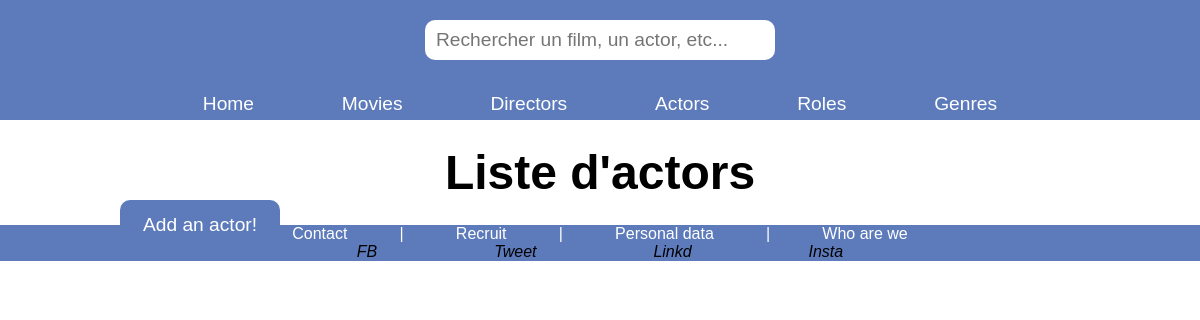
The page /index.php?action=listActors on the database as committed earlier.
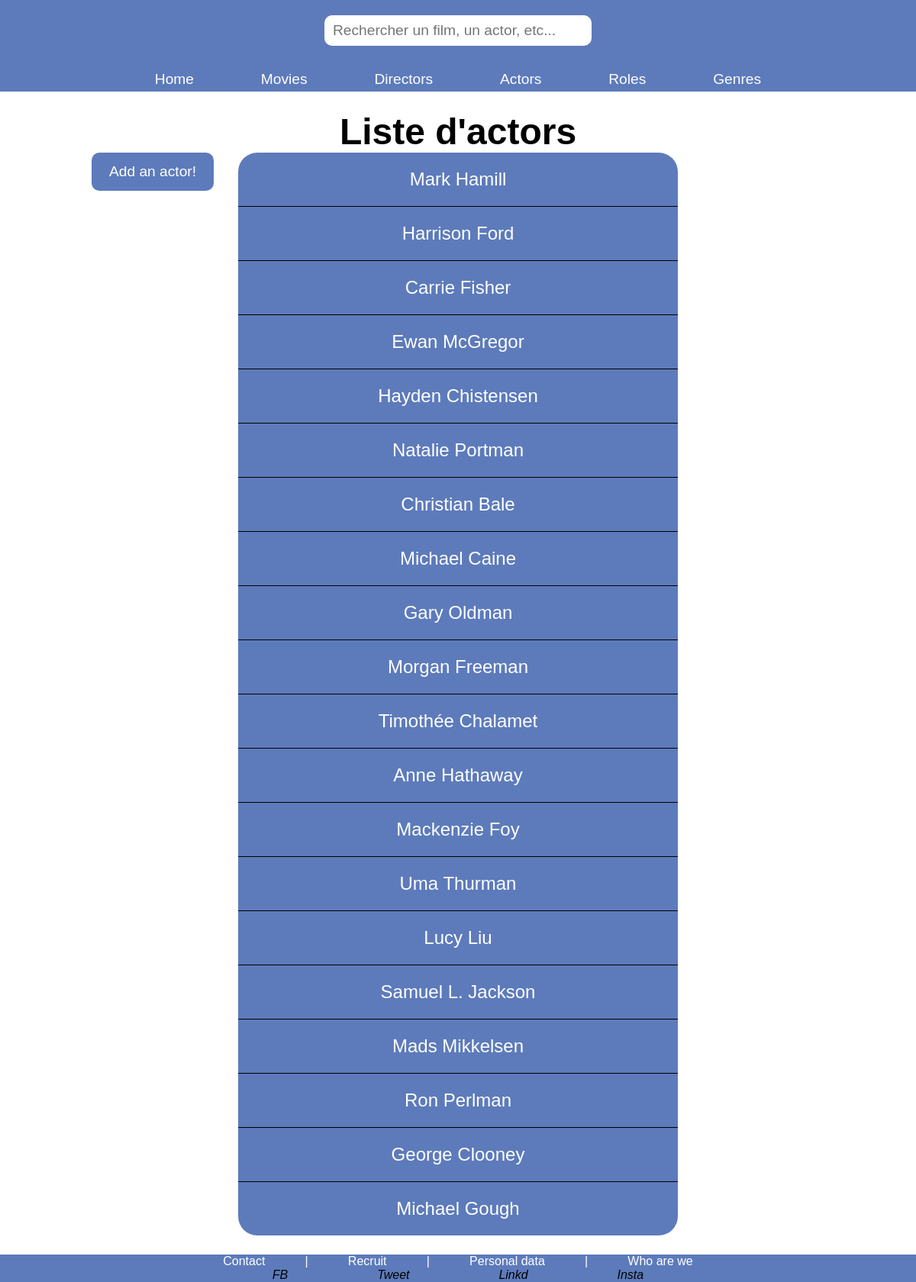
The same page on the database as committed later.
### tables this page shows
CREATE TABLE IF NOT EXISTS `actor` (
  `id_actor` int NOT NULL AUTO_INCREMENT,
  `nom` varchar(255) NOT NULL,
  `prenom` varchar(255) NOT NULL,
  `sexe` varchar(255) NOT NULL,
  `dateDeNaissance` date NOT NULL,
  `dateDeDeces` date DEFAULT NULL,
  `image` varchar(255) DEFAULT 'indisponible.jpg',
  PRIMARY KEY (`id_actor`) USING BTREE
);

### controller/ActorController.php (called while the page is built, shortened)
<?php
require_once "./bdd/DAO.php";
class ActorController {
    public function listActors() {
        $dao = new DAO();
        $sql =
        "SELECT
            a.id_actor,
            CONCAT(a.prenom ,' ', a.nom) AS full_name
        FROM
            actor a
        ";
        $actors = $dao->executerRequete($sql);
        require "./view/actor/listActors.php";
    }
}
?>

### bdd/DAO.php (called while the page is built, shortened)
<?php
class DAO{
    private $bdd;
    public function __construct(){
        $this->bdd = new \PDO('mysql:host=localhost;dbname=cinema;charset=utf8', 'root', '');
    }
    public function executerRequete($sql, $params = NULL){
        if ($params == NULL){
            $resultat = $this->bdd->query($sql);
        }else{
            $resultat = $this->bdd->prepare($sql);
            $resultat->execute($params);
        }
        return $resultat;
    }
}
?>

### view/actor/listActors.php (the view, shortened to what this page needs)
<h2 class="titrePage">Liste d'actors</h2>
<div class="interactAdd">
    <a  href="index.php?action=addActorForm">
        <p>Add an actor!</p>
    </a>
</div>
<div id='listActors'>
<?php
while ($actor = $actors->fetch()) {
?>
    <div class="listBloc">
        <a class="linkEntities" href='index.php?action=detailsActor&id=<?= $actor["id_actor"] ?>'>
            <p class="listEntities"><?= $actor["full_name"] ?></p>
        </a>
        <div class="deleteBloc">
            <a href="index.php?action=deleteActor&id=<?= $actor["id_actor"] ?>">
            </a>
        </div>
        <div class="updateBloc">
            <a href="index.php?action=updateActorForm&id=<?= $actor["id_actor"] ?>">
            </a>
        </div>
    </div>
<?php
}
?>
</div>
<?php
$content = ob_get_clean();
require "./view/layout.php";
?>

### index.php (shortened to what this page needs)
<?php
    require_once "./controller/ActorController.php";
    $actorController = new ActorController();
    $homeController = new HomeController();
    if(isset($_GET['action'])){
        switch($_GET['action']){
            case "listActors" : $actorController->listActors(); break;
        }
    } else {
        $homeController->homePage();
    }
?>

### view/layout.php (shortened to what this page needs)
<!DOCTYPE html>
<html lang="en">
<head>
    <link rel="stylesheet" href="./public/css/style.css">
    <link rel="stylesheet" href="https://cdnjs.cloudflare.com/ajax/libs/font-awesome/6.4.2/css/all.min.css" />
</head>
<body>
    <header>
        <nav>
            <?php require_once "./view/searchBar.php" ?>
            <ul>
                <li><a href="index.php?action=homePage">Home</a></li>
                <li><a href="index.php?action=listFilms">Movies</a></li>
                <li><a href="index.php?action=listDirectors">Directors</a></li>
                <li><a href="index.php?action=listActors">Actors</a></li>
                <li><a href="index.php?action=listRoles">Roles</a></li>
                <li><a href="index.php?action=listGenres">Genres</a></li>
            </ul>
        </nav>
    </header>
    <main>
        <?= $content ?>
    </main>
    <footer>
        <ul>
            <li>Contact</li>
            <li>|</li>
            <li>Recruit</li>
            <li>|</li>
            <li>Personal data</li>
            <li>|</li>
            <li>Who are we</li>
        </ul>
        <div id="footerSocials">
            <i>FB</i>
            <i>Tweet</i>
            <i>Linkd</i>
            <i>Insta</i>
        </div>
    </footer>
</body>
</html>

### view/searchBar.php (shortened to what this page needs)
<div id="searchBar">
    <form>
        <input id="searchInput" type="search" placeholder="Rechercher un film, un actor, etc...">
    </form>
</div>

### public/css/style.css (style rules this page uses)
:root { --primary-background-color: rgb(93, 123, 187); --secondary-background-color: rgb(77, 111, 185); --primary-font-color: rgb(0, 0, 145); --hover-color: rgb(236, 184, 11); }
* { margin: 0; padding: 0; box-sizing: border-box; }
body { font-family:'Lucida Sans', 'Lucida Sans Regular', 'Lucida Grande', 'Lucida Sans Unicode', Geneva, Verdana, sans-serif }
main { position: relative; padding: 25px 10%; }
.titrePage { font-size: 3em; text-align: center; }
[id*="list"] { background-color: var(--primary-background-color); margin: 0 20%; text-align: center; }
#listActors, #listRealisateurs, #listRoles, #listGenres { display: flex; flex-direction: column; flex-wrap: wrap; border-radius: 25px; }
header { height: 120px; background-color: var(--primary-background-color); }
nav { padding: 0 10%; height: 100%; display: flex; flex-direction: column; }
nav ul { flex: 1; display: flex; flex-direction: row; justify-content: space-evenly; align-items: flex-end; }
nav ul li { list-style: none; text-transform: none; transition: 0.1s; margin: 5px; font-size: 1.2em; }
nav ul li a { text-decoration: none; color: white; transition: 0.3s; }
#searchBar { flex: 1; display: flex; justify-content: center; align-items: flex-end; }
#searchBar form { position: relative; }
#searchInput { width: 350px; height: 40px; padding-left: 11px; font-size: 1.2em; border: 0; border-radius: 10px; transition: 0.1s; }
.listBloc:not(:last-child) { border-bottom: 1px solid black; }
.listBloc { position: relative; }
.deleteBloc { width: 50px; height: 50px; position: absolute; top: calc(50% - 25px); right: 35px; }
.updateBloc { width: 50px; height: 50px; position: absolute; top: calc(50% - 25px); right: 100px; }
.linkEntities { height: 70px; color: white; text-decoration: none; display: flex; justify-content: center; align-items: center; }
.listEntities { text-align: center; font-size: 1.5em; }
.interactAdd { width: 160px; height: 50px; position: absolute; background-color: var(--primary-background-color); border-radius: 10px; text-align: center; }
.interactAdd a { width: 100%; height: 100%; color: white; font-size: 1.2em; text-decoration: none; display: flex; justify-content: center; align-items: center; }
footer { background-color:var(--primary-background-color); }
footer ul { padding: 0 20%; display: flex; flex-direction: row; justify-content: space-evenly; }
footer ul li { list-style: none; color: white; }
#footerSocials { padding: 0 20%; display: flex; flex-direction: row; justify-content: space-evenly; }

Rows that differ between the two databases and show on the page:
added actor: full_name "Mark Hamill"
added actor: full_name "Harrison Ford"
added actor: full_name "Carrie Fisher"
added actor: full_name "Ewan McGregor"
added actor: full_name "Hayden Chistensen"
added actor: full_name "Natalie Portman"
added actor: full_name "Christian Bale"
added actor: full_name "Michael Caine"
added actor: full_name "Gary Oldman"
added actor: full_name "Morgan Freeman"
added actor: full_name "Timothée Chalamet"
added actor: full_name "Anne Hathaway"
added actor: full_name "Mackenzie Foy"
added actor: full_name "Uma Thurman"
added actor: full_name "Lucy Liu"
added actor: full_name "Samuel L. Jackson"
added actor: full_name "Mads Mikkelsen"
added actor: full_name "Ron Perlman"
added actor: full_name "George Clooney"
added actor: full_name "Michael Gough"
